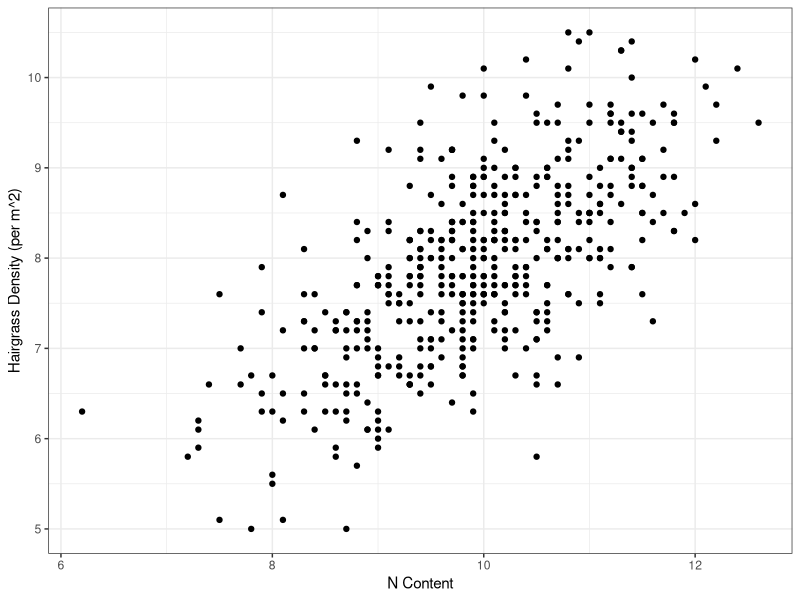
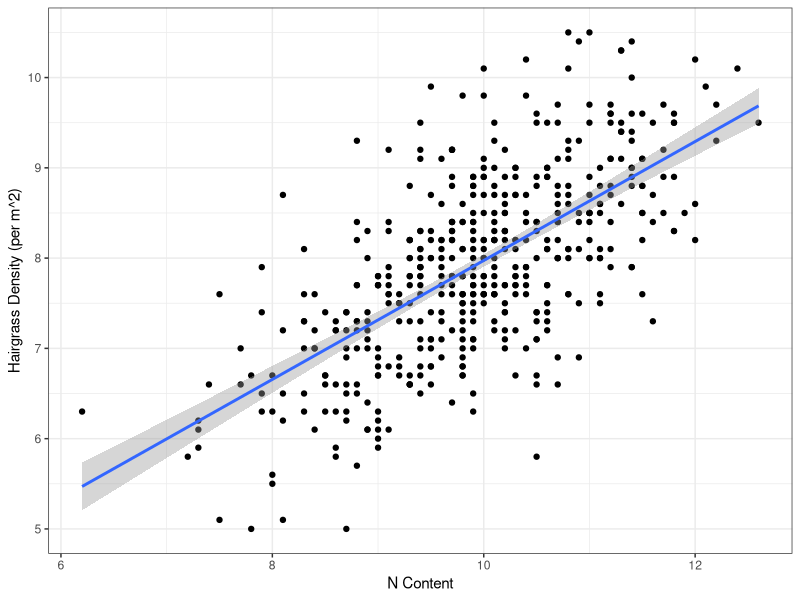
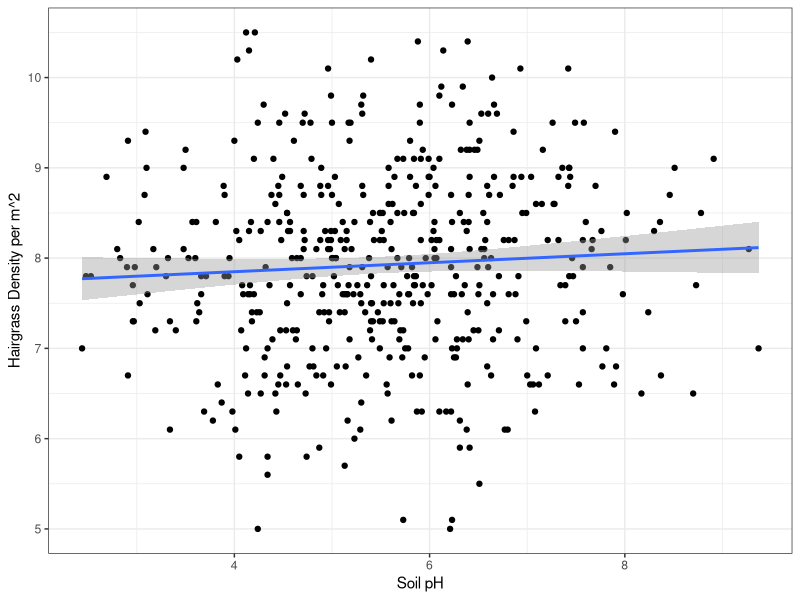

Write R code to recreate these figures, in order.
## ---- chunk 1
# Load library
library(tidyverse)

# Load data
hairgrass <- read_csv("data/hairgrass_data.csv")
## ---- chunk 2
# View first few rows
head(hairgrass)

# View last few rows
tail(hairgrass)
## ---- chunk 3
# Mean and standard deviation of nitrogen content
hairgrass %>% 
  summarise(mean_N = mean(n_content),
            sd_N = sd(n_content))
## ---- chunk 4
# Scatterplot
ggplot(hairgrass, aes(n_content, hairgrass_density_m2)) +
  geom_point() +
  labs(x = "N Content",
       y = "Hairgrass Density (per m^2)") +
  theme_bw()
## ---- chunk 5
# Scatterplot
ggplot(hairgrass, aes(n_content, hairgrass_density_m2)) +
  geom_point() +
  geom_smooth(method = "lm") +
  labs(x = "N Content",
       y = "Hairgrass Density (per m^2)") +
  theme_bw()
## ---- chunk 6
# Find the correlation coefficient
r <- cor(x = hairgrass$n_content, y = hairgrass$hairgrass_density_m2)

# View result
r
## ---- chunk 7
# What is r^2?
r^2
## ---- chunk 8
# Linear model of hairgrass density v. nitrogen content
nitrogen <- lm(hairgrass_density_m2 ~ n_content, hairgrass)

# Summary of results
summary(nitrogen)
## ---- chunk 9
# Mean and standard deviation of soil pH
hairgrass %>% 
  summarize(mean_pH = mean(soil_pH),
            sd_pH = sd(soil_pH))
## ---- chunk 10
# Scatterplot
ggplot(hairgrass, aes(soil_pH, hairgrass_density_m2)) +
  geom_point() +
  geom_smooth(method = "lm") +
  labs(x = "Soil pH",
       y = "Hairgrass Density per m^2") + 
  theme_bw()
## ---- chunk 11
# Correlation coefficient
r <- cor(x = hairgrass$soil_pH, y = hairgrass$hairgrass_density_m2)
## ---- chunk 12
# What is r^2?
r^2
## ---- chunk 13
# hairgrass density  = m(soil_pH) + b
## ---- chunk 14
# Linear model of hairgrass density v. soil pH
soil_pH <- lm(hairgrass_density_m2 ~ soil_pH, data = hairgrass)
summary(soil_pH)
